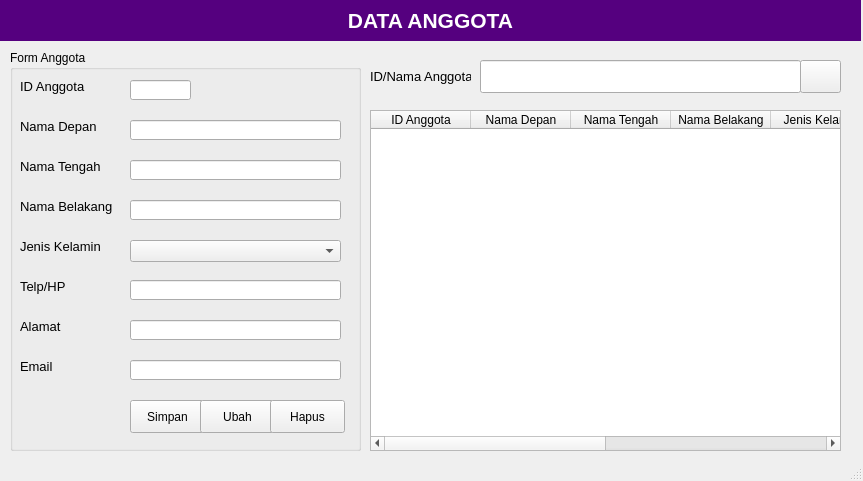
<?xml version="1.0" encoding="UTF-8"?>
<ui version="4.0">
 <class>MainWindow</class>
 <widget class="QMainWindow" name="MainWindow">
  <property name="geometry">
   <rect>
    <x>0</x>
    <y>0</y>
    <width>863</width>
    <height>481</height>
   </rect>
  </property>
  <property name="windowTitle">
   <string>MainWindow</string>
  </property>
  <widget class="QWidget" name="centralwidget">
   <widget class="QLabel" name="label">
    <property name="geometry">
     <rect>
      <x>0</x>
      <y>0</y>
      <width>861</width>
      <height>41</height>
     </rect>
    </property>
    <property name="font">
     <font>
      <pointsize>16</pointsize>
      <weight>75</weight>
      <bold>true</bold>
     </font>
    </property>
    <property name="styleSheet">
     <string notr="true">color: rgb(255, 255, 255);
background-color: rgb(85, 0, 127);</string>
    </property>
    <property name="text">
     <string>DATA ANGGOTA</string>
    </property>
    <property name="alignment">
     <set>Qt::AlignCenter</set>
    </property>
   </widget>
   <widget class="QGroupBox" name="groupBox">
    <property name="geometry">
     <rect>
      <x>10</x>
      <y>50</y>
      <width>351</width>
      <height>401</height>
     </rect>
    </property>
    <property name="title">
     <string>Form Anggota</string>
    </property>
    <widget class="QLabel" name="label_2">
     <property name="geometry">
      <rect>
       <x>10</x>
       <y>20</y>
       <width>67</width>
       <height>33</height>
      </rect>
     </property>
     <property name="font">
      <font>
       <pointsize>10</pointsize>
      </font>
     </property>
     <property name="text">
      <string>ID Anggota</string>
     </property>
    </widget>
    <widget class="QLabel" name="label_3">
     <property name="geometry">
      <rect>
       <x>10</x>
       <y>60</y>
       <width>77</width>
       <height>33</height>
      </rect>
     </property>
     <property name="font">
      <font>
       <pointsize>10</pointsize>
      </font>
     </property>
     <property name="text">
      <string>Nama Depan</string>
     </property>
    </widget>
    <widget class="QLabel" name="label_4">
     <property name="geometry">
      <rect>
       <x>10</x>
       <y>100</y>
       <width>80</width>
       <height>33</height>
      </rect>
     </property>
     <property name="font">
      <font>
       <pointsize>10</pointsize>
      </font>
     </property>
     <property name="text">
      <string>Nama Tengah</string>
     </property>
    </widget>
    <widget class="QLabel" name="label_5">
     <property name="geometry">
      <rect>
       <x>10</x>
       <y>140</y>
       <width>95</width>
       <height>33</height>
      </rect>
     </property>
     <property name="font">
      <font>
       <pointsize>10</pointsize>
      </font>
     </property>
     <property name="text">
      <string>Nama Belakang</string>
     </property>
    </widget>
    <widget class="QLabel" name="label_6">
     <property name="geometry">
      <rect>
       <x>10</x>
       <y>180</y>
       <width>90</width>
       <height>33</height>
      </rect>
     </property>
     <property name="font">
      <font>
       <pointsize>10</pointsize>
      </font>
     </property>
     <property name="text">
      <string>Jenis Kelamin</string>
     </property>
    </widget>
    <widget class="QLabel" name="label_7">
     <property name="geometry">
      <rect>
       <x>10</x>
       <y>220</y>
       <width>47</width>
       <height>33</height>
      </rect>
     </property>
     <property name="font">
      <font>
       <pointsize>10</pointsize>
      </font>
     </property>
     <property name="text">
      <string>Telp/HP</string>
     </property>
    </widget>
    <widget class="QLabel" name="label_8">
     <property name="geometry">
      <rect>
       <x>10</x>
       <y>260</y>
       <width>47</width>
       <height>33</height>
      </rect>
     </property>
     <property name="font">
      <font>
       <pointsize>10</pointsize>
      </font>
     </property>
     <property name="text">
      <string>Alamat</string>
     </property>
    </widget>
    <widget class="QLabel" name="label_9">
     <property name="geometry">
      <rect>
       <x>10</x>
       <y>300</y>
       <width>47</width>
       <height>33</height>
      </rect>
     </property>
     <property name="font">
      <font>
       <pointsize>10</pointsize>
      </font>
     </property>
     <property name="text">
      <string>Email</string>
     </property>
    </widget>
    <widget class="QLineEdit" name="editID">
     <property name="geometry">
      <rect>
       <x>120</x>
       <y>30</y>
       <width>61</width>
       <height>20</height>
      </rect>
     </property>
    </widget>
    <widget class="QLineEdit" name="editNamaDepan">
     <property name="geometry">
      <rect>
       <x>120</x>
       <y>70</y>
       <width>211</width>
       <height>20</height>
      </rect>
     </property>
    </widget>
    <widget class="QLineEdit" name="editNamaTengah">
     <property name="geometry">
      <rect>
       <x>120</x>
       <y>110</y>
       <width>211</width>
       <height>20</height>
      </rect>
     </property>
    </widget>
    <widget class="QLineEdit" name="editNamaBelakang">
     <property name="geometry">
      <rect>
       <x>120</x>
       <y>150</y>
       <width>211</width>
       <height>20</height>
      </rect>
     </property>
    </widget>
    <widget class="QComboBox" name="cmbJenisKelamin">
     <property name="geometry">
      <rect>
       <x>120</x>
       <y>190</y>
       <width>211</width>
       <height>22</height>
      </rect>
     </property>
     <item>
      <property name="text">
       <string/>
      </property>
     </item>
     <item>
      <property name="text">
       <string>Laki-Laki</string>
      </property>
     </item>
     <item>
      <property name="text">
       <string>Perempuan</string>
      </property>
     </item>
    </widget>
    <widget class="QLineEdit" name="editTlp">
     <property name="geometry">
      <rect>
       <x>120</x>
       <y>230</y>
       <width>211</width>
       <height>20</height>
      </rect>
     </property>
    </widget>
    <widget class="QLineEdit" name="editAlamat">
     <property name="geometry">
      <rect>
       <x>120</x>
       <y>270</y>
       <width>211</width>
       <height>20</height>
      </rect>
     </property>
    </widget>
    <widget class="QLineEdit" name="editEmail">
     <property name="geometry">
      <rect>
       <x>120</x>
       <y>310</y>
       <width>211</width>
       <height>20</height>
      </rect>
     </property>
    </widget>
    <widget class="QPushButton" name="btnSimpan">
     <property name="geometry">
      <rect>
       <x>120</x>
       <y>350</y>
       <width>75</width>
       <height>33</height>
      </rect>
     </property>
     <property name="text">
      <string>Simpan</string>
     </property>
     <property name="icon">
      <iconset>
       <normaloff>ICONS/add.png</normaloff>ICONS/add.png</iconset>
     </property>
    </widget>
    <widget class="QPushButton" name="btnUbah">
     <property name="geometry">
      <rect>
       <x>190</x>
       <y>350</y>
       <width>75</width>
       <height>33</height>
      </rect>
     </property>
     <property name="text">
      <string>Ubah</string>
     </property>
     <property name="icon">
      <iconset>
       <normaloff>ICONS/update.png</normaloff>ICONS/update.png</iconset>
     </property>
    </widget>
    <widget class="QPushButton" name="btnHapus">
     <property name="geometry">
      <rect>
       <x>260</x>
       <y>350</y>
       <width>75</width>
       <height>33</height>
      </rect>
     </property>
     <property name="text">
      <string>Hapus</string>
     </property>
     <property name="icon">
      <iconset>
       <normaloff>ICONS/delete.png</normaloff>ICONS/delete.png</iconset>
     </property>
    </widget>
   </widget>
   <widget class="QLineEdit" name="editCari">
    <property name="geometry">
     <rect>
      <x>480</x>
      <y>60</y>
      <width>321</width>
      <height>33</height>
     </rect>
    </property>
   </widget>
   <widget class="QLabel" name="label_10">
    <property name="geometry">
     <rect>
      <x>370</x>
      <y>60</y>
      <width>101</width>
      <height>33</height>
     </rect>
    </property>
    <property name="font">
     <font>
      <pointsize>10</pointsize>
     </font>
    </property>
    <property name="text">
     <string>ID/Nama Anggota</string>
    </property>
   </widget>
   <widget class="QPushButton" name="btnCari">
    <property name="geometry">
     <rect>
      <x>800</x>
      <y>60</y>
      <width>41</width>
      <height>33</height>
     </rect>
    </property>
    <property name="text">
     <string/>
    </property>
    <property name="icon">
     <iconset>
      <normaloff>ICONS/search.png</normaloff>ICONS/search.png</iconset>
    </property>
   </widget>
   <widget class="QTableWidget" name="tblAnggota">
    <property name="geometry">
     <rect>
      <x>370</x>
      <y>110</y>
      <width>471</width>
      <height>341</height>
     </rect>
    </property>
    <column>
     <property name="text">
      <string>ID Anggota</string>
     </property>
    </column>
    <column>
     <property name="text">
      <string>Nama Depan</string>
     </property>
    </column>
    <column>
     <property name="text">
      <string>Nama Tengah</string>
     </property>
    </column>
    <column>
     <property name="text">
      <string>Nama Belakang</string>
     </property>
    </column>
    <column>
     <property name="text">
      <string>Jenis Kelamin</string>
     </property>
    </column>
    <column>
     <property name="text">
      <string>Telp/HP</string>
     </property>
    </column>
    <column>
     <property name="text">
      <string>Alamat</string>
     </property>
    </column>
    <column>
     <property name="text">
      <string>Email</string>
     </property>
    </column>
   </widget>
  </widget>
  <widget class="QStatusBar" name="statusbar"/>
 </widget>
 <resources/>
 <connections/>
</ui>
